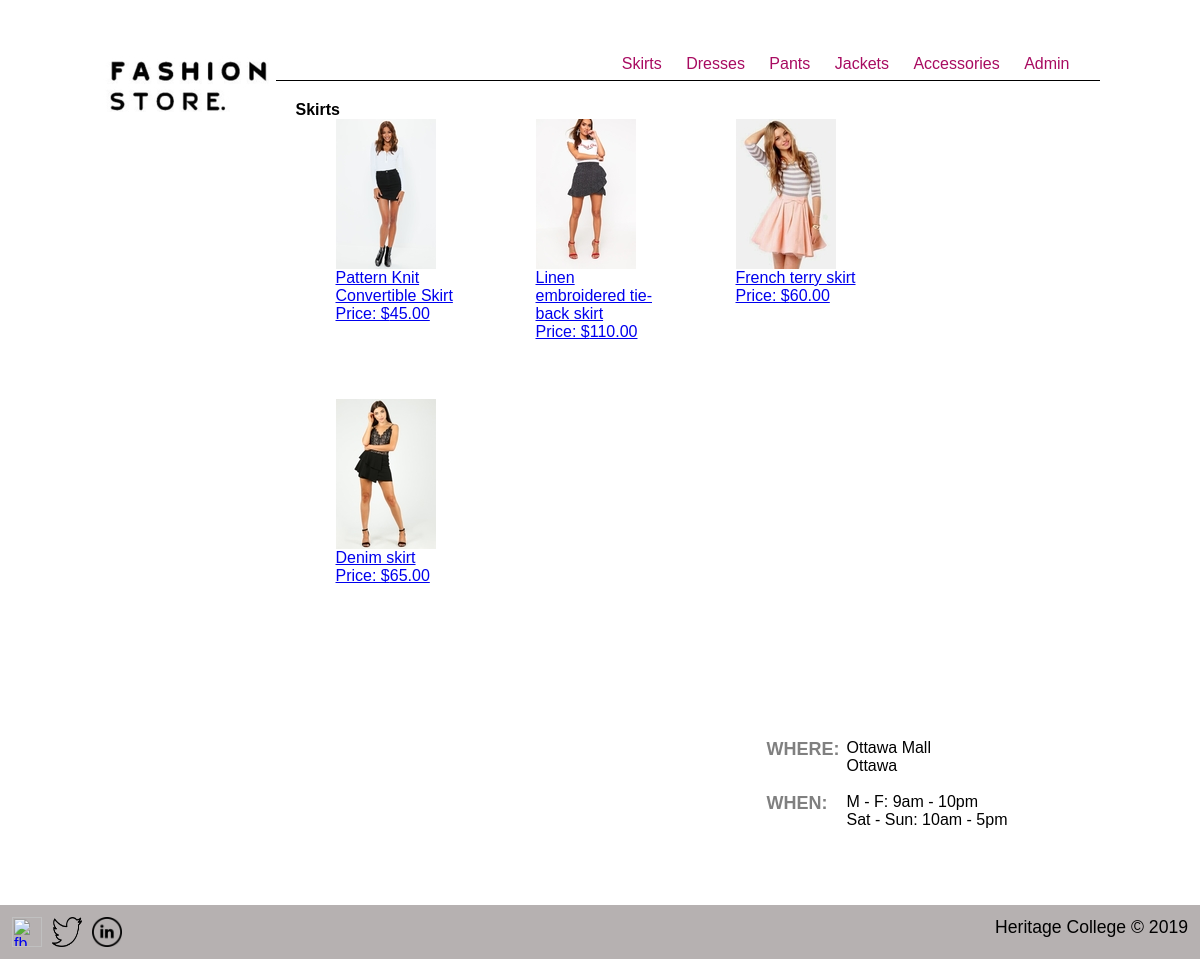
Page /index.php?page=category&categoryID=1 on the committed database.
### tables this page shows
CREATE TABLE `category` (
  `categoryID` int(1) NOT NULL,
  `name` varchar(30) NOT NULL
);

CREATE TABLE `stock` (
  `stockID` int(2) NOT NULL,
  `name` varchar(100) NOT NULL,
  `categoryID` int(2) NOT NULL,
  `price` decimal(5,2) NOT NULL,
  `thumbnail` varchar(100) NOT NULL,
  `bigphoto` varchar(100) NOT NULL,
  `topline` varchar(200) NOT NULL,
  `description` varchar(1000) NOT NULL
);

### category.php (the view, shortened to what this page needs)
<?php
	include("dbconnect.php");
	$stock_sql="SELECT stock.stockID, stock.name, stock.price, stock.thumbnail, category.name AS catname FROM stock JOIN category ON (stock.categoryID=category.categoryID) WHERE stock.categoryID=".$_GET['categoryID'];
	if($stock_query=mysqli_query($dbconnect, $stock_sql)) {
		$stock_rs=mysqli_fetch_assoc($stock_query);
	}
?>
      <h1><?php echo $stock_rs['catname']; ?></h1>
	  <?php do { ?>
		<div class="item">
		<a href="index.php?page=item&stockID=<?php echo $stock_rs['stockID']; ?>">
		<p><img src="images/<?php echo $stock_rs['thumbnail']; ?>" /></p>
		<p><?php echo $stock_rs['name']; ?></p>
		<p>Price: $<?php echo $stock_rs['price']; ?></p>
		</a>
		</div>
	  <?php
	  } while ($stock_rs=mysqli_fetch_assoc($stock_query))
	  ?>

### index.php (shortened to what this page needs)
<?php
include("dbconnect.php");
?>
<html>
<head>
    <link href="css/styles.css" rel="stylesheet" type="text/css" />
    <link rel="stylesheet" type="text/css" media="screen" href="css/slideshow.css">
</head>
<body>
    <div class="container">
        <?php
        include("header.php");
          ?>
        <div class="maincontent">
            <?php
            if (!isset($_GET['page'])) {
              include("home.php");
            } else {
              $page = $_GET['page'];
              include("$page.php");
            }
            ?>
        </div>
        <?php
        include("seccontent.php");
        ?>
    </div>
    <footer>
        <div id="social">
            <a href="http://fb.com" title="facebook" target="_blank">
                <img src="./img/fb.png" alt="fb" title="fb"></a>
            <a href="http://twiter.com" title="twiter" target="_blank">
                <img src="./img/twiter.png" alt="tw" title="tw"></a>
            <a href="http://linkedin.com" title="linkedin" target="_blank">
                <img src="./img/lin.png" alt="tw" title="ln"></a>
        </div>
        <div id="rights">
            Heritage College &copy; <?php echo date('Y') ?>
        </div>
    </footer>
</body>
</html>

### header.php
<div class="header">
    <div class="logo">
        <a href="index.php"><img src="images/logo.jpg" alt="Chic Clothing logo" /></a>
    </div>
    <div class="navigation">
        <?php
		$cat_sql = "SELECT * FROM category";
		$cat_query = mysqli_query($dbconnect, $cat_sql);
		$cat_rs = mysqli_fetch_assoc($cat_query);
		?>
        <p><?php
			do { ?>
            <a href="index.php?page=category&categoryID=<?php echo $cat_rs['categoryID']; ?>"><?php echo $cat_rs['name']; ?></a>
            <?php
		} while ($cat_rs = mysqli_fetch_assoc($cat_query))
			?>
            <a href="index.php?page=admin">Admin</a>
        </p>
    </div>
</div>

### seccontent.php
<div class="seccontent">
    <table width="259" border="0" cellspacing="0" cellpadding="0">
        <tr>
            <td width="80" valign="top" class="textheading">WHERE:</td>
            <td width="179">
                <p>Ottawa Mall</p>
                <p>Ottawa</p>
            </td>
        </tr>
        <tr>
            <td>&nbsp;</td>
            <td>&nbsp;</td>
        </tr>
        <tr>
            <td valign="top" class="textheading">WHEN:</td>
            <td>
                <p>M - F: 9am - 10pm</p>
                <p>Sat - Sun: 10am - 5pm</p>
            </td>
        </tr>
        <tr>
            <td>&nbsp;</td>
            <td>&nbsp;</td>
        </tr>
        <tr>
            <td>&nbsp;</td>
            <td>&nbsp;</td>
        </tr>
    </table>
</div>

### css/styles.css (style rules this page uses)
* { margin:0px; padding:0px; }
body { font-family:Arial, Helvetica, sans-serif; }
p { font-family:Arial, Helvetica, sans-serif; }
.container { width:999px; margin-left:auto; margin-right:auto; }
.header { width:999px; height:80px; border-bottom-width:1px; border-bottom-color:black; border-bottom-style:solid; }
.logo { float:left; }
.navigation { float:right; margin-top:55px; margin-right:20px; }
.maincontent { width:600px; float:left; padding:20px; }
.seccontent { width:293px; float:right; padding:40px; }
.textheading { float:left; color:gray; font-size:18px; font-family:Arial, Helvetica, sans-serif; font-weight:bold; }
.navigation a:link { text-decoration:none; color:rgb(168, 11, 97); font-family:Arial, Helvetica, sans-serif; margin: 0px 10px 0px 10px; }
.item { width: 120px; height:250px; margin-left:40px; margin-right:40px; margin-bottom:30px; float:left; }
h1 { font-family:Arial, Helvetica, sans-serif; font-size: 16px; font-weight: bold; }
footer { width: 98%; float: left; padding: 1%; background-color: rgb(182, 177, 177); margin-top: 10 px; }
footer #social { float:left; width: 50%; }
footer #social img { width: 30px; height: 30px; float: left; margin-right: 10px; }
footer #rights { float: right; width: 50%; text-align: right; font-size: 1.1em; }

### rows in the picture
category: name "Skirts"
category: name "Dresses"
category: name "Pants"
category: name "Jackets"
category: name "Accessories"
stock: thumbnail (picture), name "Pattern Knit Convertible Skirt", price "45.00"
stock: thumbnail (picture), name "Linen embroidered tie-back skirt", price "110.00"
stock: thumbnail (picture), name "French terry skirt", price "60.00"
stock: thumbnail (picture), name "Denim skirt", price "65.00"
